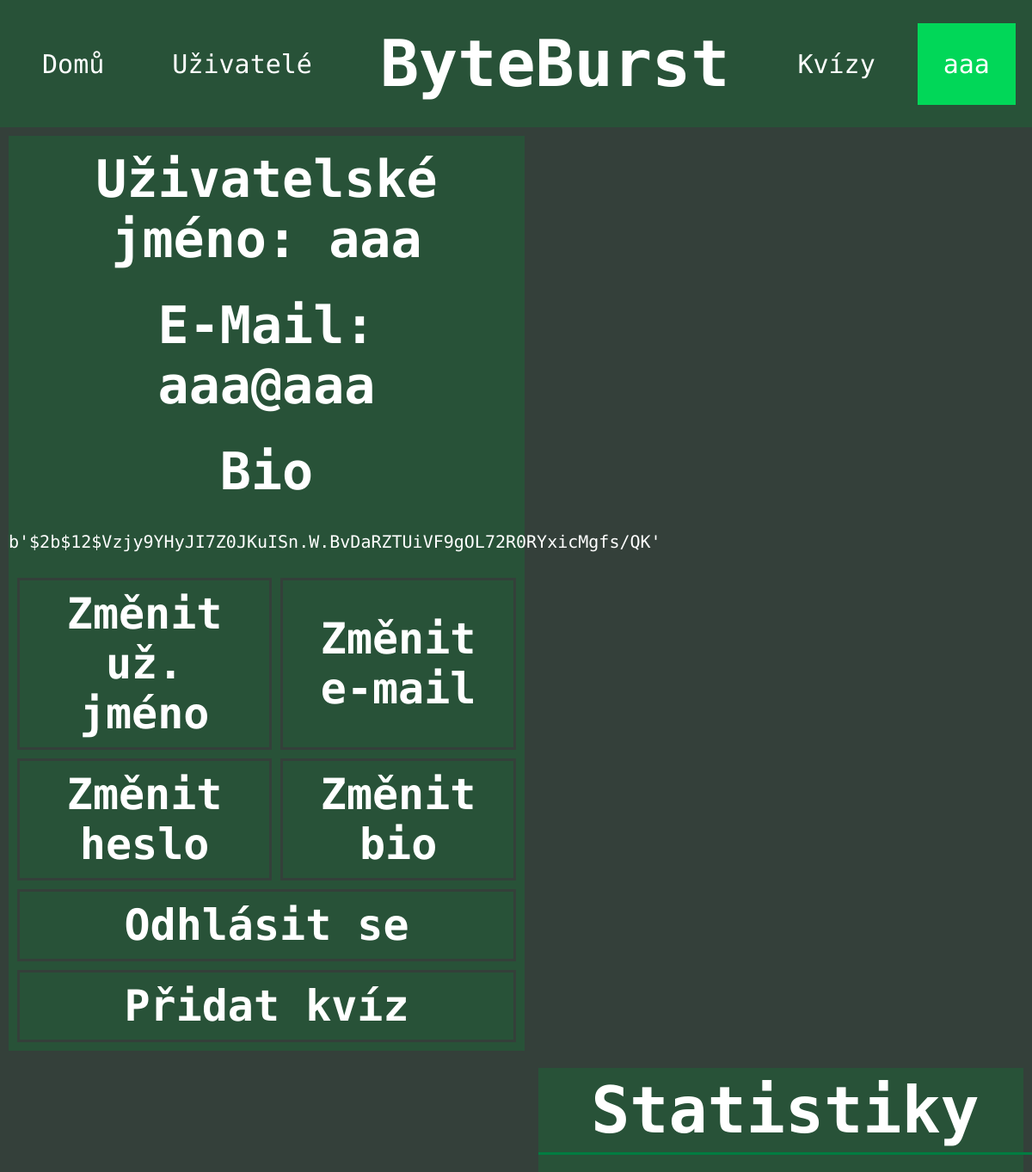
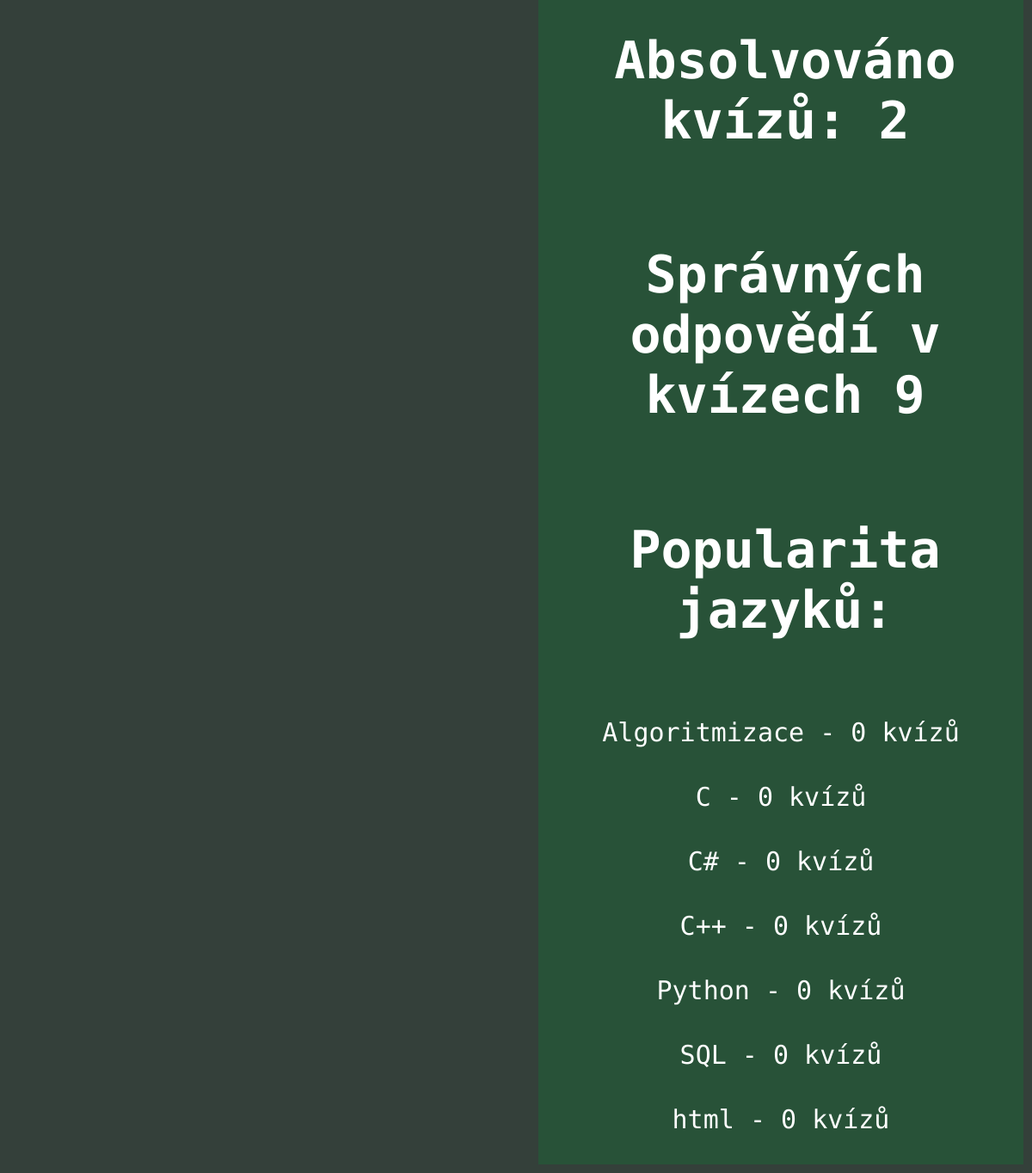
/profile (signed in), run on the app's committed database (2 pictures, top to bottom).
### tables this page shows
CREATE TABLE "user" (
	"id"	INTEGER,
	"username"	TEXT UNIQUE,
	"email"	TEXT UNIQUE,
	"password"	TEXT,
	"bio"	TEXT,
	"quiz_correct"	INTEGER DEFAULT 0,
	"quiz_absolved"	INTEGER DEFAULT 0,
	PRIMARY KEY("id" AUTOINCREMENT)
);

CREATE TABLE "category" (
	"id"	INTEGER,
	"name"	TEXT,
	PRIMARY KEY("id" AUTOINCREMENT)
);

### app.py (the view)
@app.route("/profile", methods=["POST","GET"])
def profile():
    if request.method=="POST":
        cur, con = db_connect()
        username=request.form["name"] #získání username z formuláře na příslušené stránce
        email=request.form["email"] #získání emailu z formuláře
        password = b'' + request.form["password"].encode('utf-8') #získání hesla ve formátu Python Bytes a jejcih zakódování pomocí utf-8 pro možnost zahashování
        salt=bcrypt.gensalt() #vygenerování náhodné soli pro ozvláštnění hesla
        hashed_password=bcrypt.hashpw(password, salt) #zahashování hesla pomocí soli vytvořené
        bio=request.form["bio"] #získání bia z formuláře
        email_duplicate=cur.execute("SELECT email FROM user WHERE email=?",(email,)) #výběr emailu z databáze, kde se rovná zadanému e-mailu pro předcházení duplicitním účtům
        email_duplicate=email_duplicate.fetchall() #spojení výsledků dotazu do email_duplicate
        username_duplicate=cur.execute("SELECT username FROM user WHERE username=?",(username,)) #výběr username databáze za stejným účelem jako u emailu
        username_duplicate=username_duplicate.fetchall() #spojení výsledků dotazu do username_duplicate
        if username_duplicate and email_duplicate: #pokud jsou e-mail i uživatelské jméno obsazené, vypíše se chybová hláška
            return render_template("messages/error.html", message="Zadaný E-Mail a uživatelské jméno jsou obsazené!")
        elif email_duplicate: #pokud je e-mail obsazený, vypíše se chybová hláška
            return render_template("messages/error.html", message="Zadaný E-Mail je obsazený!")
        elif username_duplicate: #pokud je už. jméno obsazené, vypíše se chybová hláška
            return render_template("messsages/error.html", message="Zadané uživatelské jméno je obsazené!")
        else: #pokud není nic obsazené
            cur.execute("INSERT INTO user (username, email, password,bio) VALUES (?,?,?,?)",(username,email,hashed_password,bio)) #vložení username, zahashovaného hesla a bia do tabulky user
            cur.execute("SELECT id FROM user where username=?",(username,)) #získání id z tabulky user na základě vloženého username
            id=cur.fetchone() #spojení id do proměnné id
            session["id"]=id[0] #nastavení session["id"] na nultý index pro id kvůli tomu, že se furt získává jako list
            cur.execute("SELECT id FROM category ORDER BY id DESC") #získání maximálního id z tabulky category
            category_id_max=cur.fetchone()[0] #spojení maximáního id do proměnné category_id
            for i in range(1,category_id_max+1): #založení for cyklu pro vkládání nulových hodnot do tabulky langugage_popularity
                cur.execute("INSERT INTO language_popularity(user_id, category_id, value) VALUES (?, ?,?)",(session["id"],i,0,))
            session["bio"]=bio
            session["username"]=username
            session["email"]=email
            con.commit() #commitnutí výsledků dotazů, toto se v souvislost s insert musí dělat vždy
            con.close()
            return redirect(url_for("index")) #vrácení na stránku pod funkcí index
    elif "username" in session: #pokud už session obsahuje proměnnou s názvem username, zobrazí se místo toho už. profil
        cur, con = db_connect()
        cur.execute("SELECT quiz_correct, quiz_absolved FROM user WHERE username=?",(session["username"],)) #vybrání hodnot pro úpspěšně zodpovězené otázky a počet absolvovaných kvízů z tabulky, kde je username rovno session["username"]
        quiz_correct, quiz_absolved=cur.fetchone() #spojení výsledku dotazu do proměnných quiz_correct a quiz_absolved
        cur.execute("SELECT * FROM language_popularity WHERE user_id=?",(session["id"],)) #vybrání všech hodnot z tabulky language popularity, kde id uživatele je rovno session["id"]
        language_popularity_temporary=cur.fetchall() #spojení výsledku dotazu do proměnné language_popularity, která je v tomto kontextu list
        cur.execute("SELECT name FROM category") #vybrání všech hodnot atributu name z tabulky category pro získání všech kategorií (C, Python, ...)
        categories=cur.fetchall() #spojení výsledku dotazu do proměnné categories
        language_popularity={} #vytvoření dictionary language_popularity
        for i in range (0, len(categories)): #vytvoření for cyklu pro procházení jednotlivých získaných kategorií
            language_popularity[categories[i]]=language_popularity_temporary[i][3] #nastavení záznam v language popularities s klíčem obsahujícím název kategorie na získaný language_popularity pro tuto kategorii (v language_popularity se jedná o i-tý list a jeho třetí hodnotu)
        language_popularity=sorted(language_popularity.items(), key=lambda x: x[1], reverse=True) #language_popularity.items přetvoří dictionary na list, ve kterém jsou další listy, které vždy obsahující dvojici klíč a k ní hodnota
        return render_template("pages/profil.html", active=4, username=session["username"], email=session["email"], bio=session["bio"], quiz_correct=quiz_correct, quiz_absolved=quiz_absolved, language_popularity=language_popularity)
    else: #pokud není metoda post a uživatel ani nemá uživatelské jméno v session, předá se formulář pro registraci
        return render_template("profile_forms/register.html", active=4)

### app.py (called while the page is built)
def db_connect():
    con = sqlite3.connect("database.db") #připojení do databáze uložené v adresáři jako database.db
    cur = con.cursor() #vytvoření cursor pro interakci s databází
    return cur, con

### templates/pages/profil.html (shortened to what this page needs)
{% extends "layout/header.html" %}
{% block content %}
<div class="profile-left-section">
    <h2>Uživatelské jméno: {{ username }}</h2><br>
    <h2>E-Mail: {{ email }}</h2><br>
    <h2>Bio</h2><br>
    <p>
        {% if bio %}
            {{ bio }}
        {% endif %}
    </p>
    {% if username==session["username"] %}
    <table class="profile-links">
    <tr>
        <td><a href="{{ url_for('change_username')}}">Změnit už. jméno</a></td>
        <td><a href="{{ url_for('change_email')}}">Změnit e-mail</a></td>
    </tr>
    <tr>
        <td><a href="{{ url_for('change_password')}}">Změnit heslo</a></td>
        <td><a href="{{ url_for('change_bio')}}">Změnit bio</a></td>
    </tr>
    <tr>
        <td colspan="2"><a href="{{ url_for('logout') }}">Odhlásit se</a></td>
    </tr>
    <tr>
        <td colspan="2"><a href="{{ url_for('add_quiz') }}">Přidat kvíz</a></td>
    </tr>
    </table>
    {% endif %}
</div>
<div class="profile-right-section">
    <h1>Statistiky</h1>
    <h2>Absolvováno kvízů: {{ quiz_absolved }}</h2>
    <h2>Správných odpovědí v kvízech {{ quiz_correct }}</h2>
    <h2 style="text-align: center;">Popularita jazyků:</h2>
    {% for element in language_popularity %}
        <p>{{ element[0][0] }} - {{ element[1] }} kvízů</p>
    {% endfor %}
</div>
{% endblock %}

### templates/layout/header.html (shortened to what this page needs)
<!DOCTYPE html>
<html lang="en">
<head>
    <link rel="stylesheet" href="../static/css/style.css">
</head>
<body>
<header>
    <ul>
            {% if active==1 %}
            <li><a class="active" href="{{url_for('index')}}">Domů</a></li>
            {% else %}
            <li><a href="{{url_for('index')}}">Domů</a></li>
            {% endif %}
            {% if active==2 %}
            <li><a class="active" href="{{url_for('users')}}">Uživatelé</a></li>
            {% else %}
            <li><a href="{{url_for('users')}}">Uživatelé</a></li>
            {% endif %}
            <li style="margin: 30px;"><h1>ByteBurst</h1></li>
            {% if active==3 %}
            <li><a class="active" href="{{url_for('kvizy')}}">Kvízy</a></li>
            {% else %}
            <li><a href="{{url_for('kvizy')}}">Kvízy</a></li>
            {% endif %}
            {% if active==4 and not session["username"] %}
            <li><a class="active" href="{{url_for('profile')}}">Registrovat</a></li>
            {% elif not session["username"] %}
            <li><a href="{{url_for('profile')}}">Registrovat</a></li>
            {% elif active!=4 %}
            <li><a href="{{url_for('profile')}}">{{ session["username"] }}</a></li>
            {% else %}
            <li class="active" style="float:right"><a href="{{url_for('profile')}}">{{ session["username"] }}</a></li>
            {% endif %}
      </ul>
</header>
    {% block content %}{% endblock %}
</body>
</html>

### static/css/style.css (style rules this page uses)
* { font-family: "Ubuntu Mono", monospace; color: white; }
:root { --background-green:#285238; --hover-green:#007C41; --active-green:#01D758; --page-background: #34403A; }
body { margin: 0; padding: 0; background-color: #34403A; }
header ul { list-style-type: none; margin: 0; padding: 0; overflow: hidden; background-color: var(--background-green); display: flex; justify-content: space-evenly; align-items: center; }
header li a, button { display: block; text-align: center; padding: 30px 30px; margin: 0; text-decoration: none; font-size:30px; transition: 0.3s; background-color: none; }
header .active { background-color: var(--active-green); color:var(--background-green); }
h1 { font-size: 75px; display: inline-block; text-align: center; margin: auto; position: relative; }
h2 { font-size: 60px; display: inline-block; }
.profile-left-section { width: 50%; float: left; text-align: center; margin: 10px; background-color: var(--background-green); }
.profile-left-section h2 { margin: 10px; max-width: 90%; }
.profile-left-section p { font-size: 20px; }
.profile-right-section { width: 47%; float: right; margin: 10px; background-color: var(--background-green); min-height: 500px; }
.profile-right-section h1,h2 { width: 100%; padding: 5px; text-align: center; }
.profile-right-section h1 { border-bottom: solid var(--hover-green); }
.profile-right-section p { font-size: 30px; padding: 5px; text-align: center; }
.profile-links { margin: auto; border-spacing: 10px; }
.profile-links a { text-decoration: none; font-weight: bold; font-size:50px; }
.profile-links tr, td { text-align: center; padding: 10px; }
.profile-links td { min-width: 200px; border: solid var(--page-background); transition: 0.3s; }

### data on the page
user: username "aaa", email "aaa@aaa"
category: name "Algoritmizace", element "0"
category: name "C", element "0"
category: name "C#", element "0"
category: name "C++", element "0"
category: name "Python", element "0"
category: name "SQL", element "0"
category: name "html", element "0"

### other printed values
{{ bio }} "b'$2b$12$Vzjy9YHyJI7Z0JKuISn.W.BvDaRZTUiVF9gOL72R0RYxicMgfs/QK'"
{{ quiz_absolved }} "2"
{{ quiz_correct }} "9"
